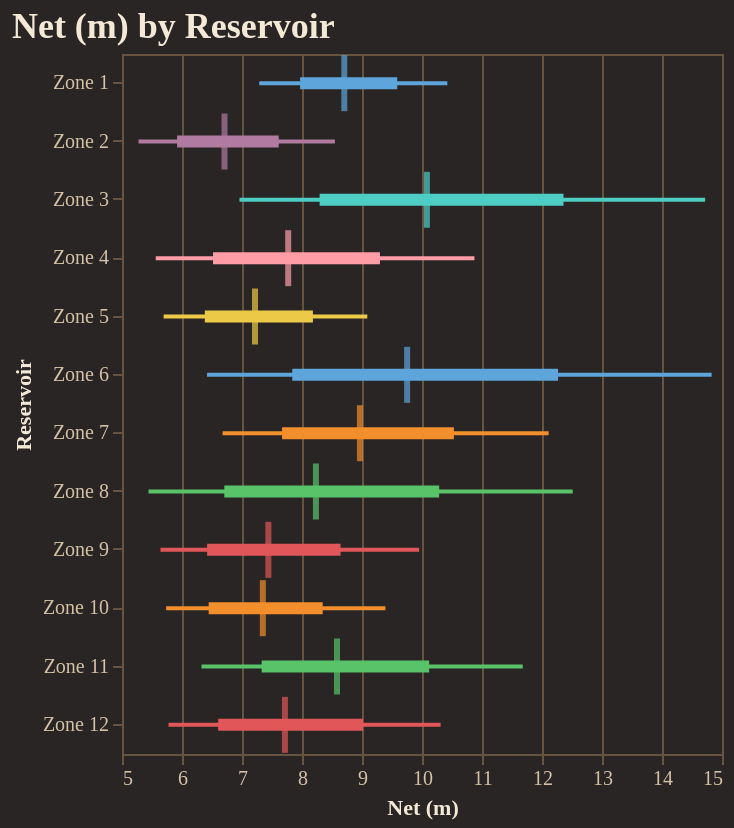

Notebook code for this chart:
### Code cell
fig = reporter.plotter.forest_plot(
    "Net (m)", 
    backend=PLOTTING_BACKEND
)
fig.show()

### Figure 1 — Vega-Lite specification as saved in the notebook (floating-point values rounded to 4 significant figures)
{"config": {"background": "#292524", "view": {"fill": "#292524", "stroke": "#665340"}, "title": {"color": "#f4e9d7", "font": "Merriweather", "fontSize": 18, "fontWeight": 600, "subtitleColor": "#d5c2a6", "anchor": "start"}, "axis": {"domainColor": "#665340", "gridColor": "#665340", "tickColor": "#665340", "labelColor": "#d5c2a6", "titleColor": "#f4e9d7", "labelFont": "Merriweather", "titleFont": "Merriweather"}, "legend": {"titleColor": "#f4e9d7", "labelColor": "#d5c2a6", "labelFont": "Merriweather", "titleFont": "Merriweather", "orient": "top-right", "symbolType": "circle"}, "header": {"labelColor": "#d5c2a6", "titleColor": "#f4e9d7", "labelFont": "Merriweather", "titleFont": "Merriweather"}, "mark": {"color": "#c78d3b"}, "line": {"color": "#c78d3b"}, "bar": {"color": "#c78d3b"}, "point": {"color": "#ddb06d"}, "area": {"color": "#c78d3b", "opacity": 0.35}, "text": {"color": "#f4e9d7", "font": "Merriweather"}, "range": {"category": ["#5DA5DA", "#F28E2B", "#59C36A", "#E15759", "#B07AA1", "#4ECDC4", "#FF9DA7", "#EDC948"]}}, "layer": [{"mark": {"type": "rule", "strokeWidth": 2}, "encoding": {"color": {"field": "group", "legend": null, "type": "nominal"}, "x": {"field": "p10", "scale": {"zero": false}, "title": "Net (m)", "type": "quantitative"}, "x2": {"field": "p90"}, "y": {"field": "group", "sort": ["Zone 1", "Zone 2", "Zone 3", "Zone 4", "Zone 5", "Zone 6", "Zone 7", "Zone 8", "Zone 9", "Zone 10", "Zone 11", "Zone 12"], "title": "Reservoir", "type": "nominal"}}}, {"mark": {"type": "rule", "strokeWidth": 6}, "encoding": {"color": {"field": "group", "legend": null, "type": "nominal"}, "x": {"field": "p25", "scale": {"zero": false}, "title": "Net (m)", "type": "quantitative"}, "x2": {"field": "p75"}, "y": {"field": "group", "sort": ["Zone 1", "Zone 2", "Zone 3", "Zone 4", "Zone 5", "Zone 6", "Zone 7", "Zone 8", "Zone 9", "Zone 10", "Zone 11", "Zone 12"], "title": "Reservoir", "type": "nominal"}}}, {"mark": {"type": "tick", "color": "black", "size": 28, "thickness": 3}, "encoding": {"color": {"field": "group", "legend": null, "type": "nominal"}, "tooltip": [{"field": "group", "title": "Group", "type": "nominal"}, {"field": "p10", "title": "P10", "type": "quantitative"}, {"field": "p25", "title": "P25", "type": "quantitative"}, {"field": "median", "title": "Median", "type": "quantitative"}, {"field": "p75", "title": "P75", "type": "quantitative"}, {"field": "p90", "title": "P90", "type": "quantitative"}], "x": {"field": "median", "scale": {"zero": false}, "title": "Net (m)", "type": "quantitative"}, "y": {"field": "group", "sort": ["Zone 1", "Zone 2", "Zone 3", "Zone 4", "Zone 5", "Zone 6", "Zone 7", "Zone 8", "Zone 9", "Zone 10", "Zone 11", "Zone 12"], "title": "Reservoir", "type": "nominal"}}}], "data": {"name": "data-a22a68322a720d314dda434bb218aec7"}, "height": 350, "title": "Net (m) by Reservoir", "width": "container", "$schema": "https://vega.github.io/schema/vega-lite/v5.20.1.json", "datasets": {"data-a22a68322a720d314dda434bb218aec7": [{"group": "Zone 1", "p10": 7.288, "p25": 7.968, "median": 8.705, "p75": 9.587, "p90": 10.42}, {"group": "Zone 2", "p10": 5.276, "p25": 5.918, "median": 6.708, "p75": 7.612, "p90": 8.548}, {"group": "Zone 3", "p10": 6.958, "p25": 8.294, "median": 10.08, "p75": 12.36, "p90": 14.72}, {"group": "Zone 4", "p10": 5.562, "p25": 6.518, "median": 7.77, "p75": 9.299, "p90": 10.87}, {"group": "Zone 5", "p10": 5.694, "p25": 6.38, "median": 7.216, "p75": 8.182, "p90": 9.088}, {"group": "Zone 6", "p10": 6.418, "p25": 7.838, "median": 9.752, "p75": 12.27, "p90": 14.83}, {"group": "Zone 7", "p10": 6.676, "p25": 7.668, "median": 8.965, "p75": 10.53, "p90": 12.11}, {"group": "Zone 8", "p10": 5.442, "p25": 6.705, "median": 8.232, "p75": 10.29, "p90": 12.51}, {"group": "Zone 9", "p10": 5.641, "p25": 6.419, "median": 7.44, "p75": 8.643, "p90": 9.953}, {"group": "Zone 10", "p10": 5.736, "p25": 6.445, "median": 7.347, "p75": 8.345, "p90": 9.39}, {"group": "Zone 11", "p10": 6.325, "p25": 7.328, "median": 8.583, "p75": 10.12, "p90": 11.68}, {"group": "Zone 12", "p10": 5.775, "p25": 6.603, "median": 7.716, "p75": 9.018, "p90": 10.31}]}}
